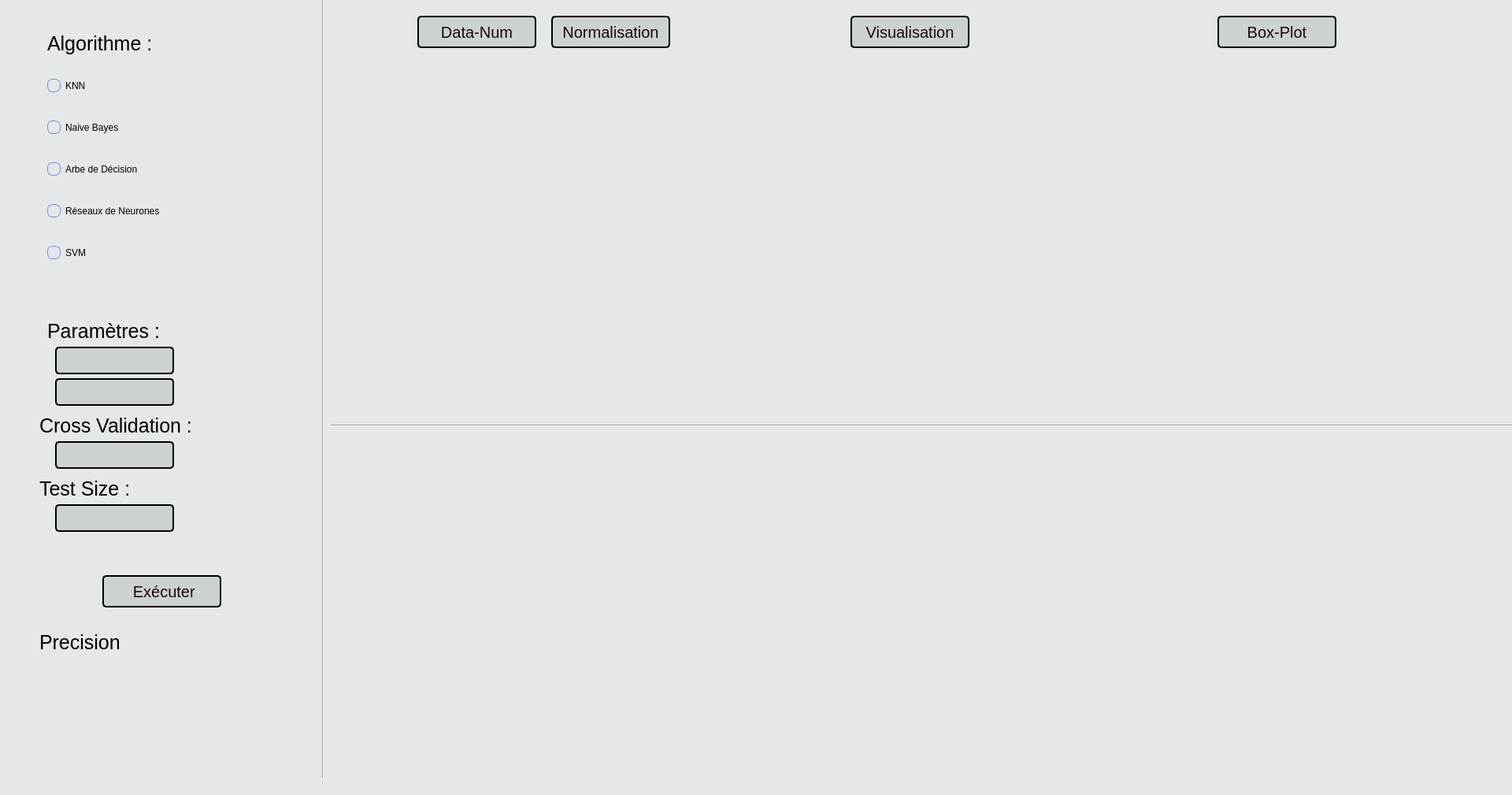
<?xml version="1.0" encoding="UTF-8"?>
<ui version="4.0">
 <class>MainWindow</class>
 <widget class="QMainWindow" name="MainWindow">
  <property name="geometry">
   <rect>
    <x>0</x>
    <y>0</y>
    <width>1920</width>
    <height>1009</height>
   </rect>
  </property>
  <property name="windowTitle">
   <string>MainWindow</string>
  </property>
  <property name="styleSheet">
   <string notr="true">background-color: #E5E8E8;


</string>
  </property>
  <widget class="QWidget" name="centralwidget">
   <widget class="QPushButton" name="pushButton">
    <property name="geometry">
     <rect>
      <x>1546</x>
      <y>20</y>
      <width>151</width>
      <height>41</height>
     </rect>
    </property>
    <property name="styleSheet">
     <string notr="true">QPushButton{
    background: #FFFFFF;
    background-color:#CCD1D1;
	font: 25 11pt &quot;URW Bookman&quot;;
    border: 2px solid #000000; 
    border-radius: 5px; 
    font-size:20px;
    color: #19060f;

}
QPushButton:hover{
     border: 2px solid #6E89E2; 
     background: #FFFFFF;
      background-color:#FFFFFF;
      color: #000000;
}</string>
    </property>
    <property name="text">
     <string>Box-Plot</string>
    </property>
   </widget>
   <widget class="QPushButton" name="pushButton_2">
    <property name="geometry">
     <rect>
      <x>530</x>
      <y>20</y>
      <width>151</width>
      <height>41</height>
     </rect>
    </property>
    <property name="styleSheet">
     <string notr="true">QPushButton{
    background: #FFFFFF;
    background-color:#CCD1D1;
	font: 25 11pt &quot;URW Bookman&quot;;
    border: 2px solid #000000; 
    border-radius: 5px; 
    font-size:20px;
    color: #19060f;

}
QPushButton:hover{
     border: 2px solid #6E89E2; 
     background: #FFFFFF;
      background-color:#FFFFFF;
      color: #000000;
}</string>
    </property>
    <property name="text">
     <string>Data-Num</string>
    </property>
   </widget>
   <widget class="QPushButton" name="pushButton_3">
    <property name="geometry">
     <rect>
      <x>1080</x>
      <y>20</y>
      <width>151</width>
      <height>41</height>
     </rect>
    </property>
    <property name="styleSheet">
     <string notr="true">QPushButton{
    background: #FFFFFF;
    background-color:#CCD1D1;
	font: 25 11pt &quot;URW Bookman&quot;;
    border: 2px solid #000000; 
    border-radius: 5px; 
    font-size:20px;
    color: #19060f;

}
QPushButton:hover{
     border: 2px solid #6E89E2; 
     background: #FFFFFF;
      background-color:#FFFFFF;
      color: #000000;
}</string>
    </property>
    <property name="text">
     <string>Visualisation</string>
    </property>
   </widget>
   <widget class="QLineEdit" name="lineEdit">
    <property name="geometry">
     <rect>
      <x>70</x>
      <y>440</y>
      <width>151</width>
      <height>35</height>
     </rect>
    </property>
    <property name="styleSheet">
     <string notr="true">QLineEdit{
    background: #FFFFFF;
    background-color:#CCD1D1;
	font: 25 11pt &quot;URW Bookman&quot;;
    border: 2px solid #000000; 
    border-radius: 5px; 
    font-size:20px;
    color: #000000;

}
QLineEdit:hover{
     border: 2px solid #6E89E2; 
     background: #FFFFFF;
      background-color:#FFFFFF;
      color: #000000;
}</string>
    </property>
   </widget>
   <widget class="QLineEdit" name="lineEdit_2">
    <property name="geometry">
     <rect>
      <x>70</x>
      <y>480</y>
      <width>151</width>
      <height>35</height>
     </rect>
    </property>
    <property name="styleSheet">
     <string notr="true">QLineEdit{
    background: #FFFFFF;
    background-color:#CCD1D1;
	font: 25 11pt &quot;URW Bookman&quot;;
    border: 2px solid #000000; 
    border-radius: 5px; 
    font-size:20px;
    color: #000000;

}
QLineEdit:hover{
     border: 2px solid #6E89E2; 
     background: #FFFFFF;
      background-color:#FFFFFF;
      color: #000000;
}</string>
    </property>
   </widget>
   <widget class="QLineEdit" name="lineEdit_4">
    <property name="geometry">
     <rect>
      <x>70</x>
      <y>560</y>
      <width>151</width>
      <height>35</height>
     </rect>
    </property>
    <property name="styleSheet">
     <string notr="true">QLineEdit{
    background: #FFFFFF;
    background-color:#CCD1D1;
	font: 25 11pt &quot;URW Bookman&quot;;
    border: 2px solid #000000; 
    border-radius: 5px; 
    font-size:20px;
    color: #000000;

}
QLineEdit:hover{
     border: 2px solid #6E89E2; 
     background: #FFFFFF;
      background-color:#FFFFFF;
      color: #000000;
}</string>
    </property>
   </widget>
   <widget class="QLabel" name="label">
    <property name="geometry">
     <rect>
      <x>60</x>
      <y>410</y>
      <width>161</width>
      <height>21</height>
     </rect>
    </property>
    <property name="styleSheet">
     <string notr="true">QLabel{
 
   background-color: #E5E8E8;
	font: 25 11pt &quot;URW Bookman&quot;;
    font-size:25px;
    color: #000000;

}
</string>
    </property>
    <property name="text">
     <string>Paramètres :</string>
    </property>
   </widget>
   <widget class="QLabel" name="label_2">
    <property name="geometry">
     <rect>
      <x>60</x>
      <y>40</y>
      <width>171</width>
      <height>31</height>
     </rect>
    </property>
    <property name="styleSheet">
     <string notr="true">QLabel{
 
   background-color: #E5E8E8;
	font: 25 20pt &quot;URW Bookman&quot;;
    font-size: 25px;
    color: #000000;

}
</string>
    </property>
    <property name="text">
     <string>Algorithme :</string>
    </property>
   </widget>
   <widget class="QLabel" name="label_3">
    <property name="geometry">
     <rect>
      <x>50</x>
      <y>530</y>
      <width>231</width>
      <height>21</height>
     </rect>
    </property>
    <property name="styleSheet">
     <string notr="true">QLabel{
 
   background-color: #E5E8E8;
	font: 25 11pt &quot;URW Bookman&quot;;
    font-size:25px;
    color: #000000;

}
</string>
    </property>
    <property name="text">
     <string>Cross Validation :</string>
    </property>
   </widget>
   <widget class="QLabel" name="label_4">
    <property name="geometry">
     <rect>
      <x>50</x>
      <y>610</y>
      <width>181</width>
      <height>21</height>
     </rect>
    </property>
    <property name="styleSheet">
     <string notr="true">QLabel{
 
   background-color: #E5E8E8;
	font: 25 11pt &quot;URW Bookman&quot;;
    font-size:25px;
    color: #000000;

}
</string>
    </property>
    <property name="text">
     <string>Test Size :</string>
    </property>
   </widget>
   <widget class="QLineEdit" name="lineEdit_5">
    <property name="geometry">
     <rect>
      <x>70</x>
      <y>640</y>
      <width>151</width>
      <height>35</height>
     </rect>
    </property>
    <property name="styleSheet">
     <string notr="true">QLineEdit{
    background: #FFFFFF;
    background-color:#CCD1D1;
	font: 25 11pt &quot;URW Bookman&quot;;
    border: 2px solid #000000; 
    border-radius: 5px; 
    font-size:20px;
    color: #000000;

}
QLineEdit:hover{
     border: 2px solid #6E89E2; 
     background: #FFFFFF;
      background-color:#FFFFFF;
      color: #000000;
}</string>
    </property>
   </widget>
   <widget class="QPushButton" name="pushButton_4">
    <property name="geometry">
     <rect>
      <x>130</x>
      <y>730</y>
      <width>151</width>
      <height>41</height>
     </rect>
    </property>
    <property name="autoFillBackground">
     <bool>false</bool>
    </property>
    <property name="styleSheet">
     <string notr="true">QPushButton{
    background: #FFFFFF;
    background-color:#CCD1D1;
	font: 25 11pt &quot;URW Bookman&quot;;
    border: 2px solid #000000; 
    border-radius: 5px; 
    font-size:20px;
    color: #19060f;

}
QPushButton:hover{
     border: 2px solid #6E89E2; 
     background: #FFFFFF;
      background-color:#FFFFFF;
      color: #000000;
}</string>
    </property>
    <property name="text">
     <string> Exécuter</string>
    </property>
    <property name="icon">
     <iconset>
      <normalon>:/newPrefix/administration.png</normalon>
     </iconset>
    </property>
    <property name="autoRepeatDelay">
     <number>296</number>
    </property>
   </widget>
   <widget class="QLabel" name="label_5">
    <property name="geometry">
     <rect>
      <x>50</x>
      <y>800</y>
      <width>111</width>
      <height>31</height>
     </rect>
    </property>
    <property name="styleSheet">
     <string notr="true">QLabel{
 
   background-color: #E5E8E8;
	font: 25 11pt &quot;URW Bookman&quot;;
    font-size:25px;
    color: #000000;

}
</string>
    </property>
    <property name="text">
     <string>Precision</string>
    </property>
   </widget>
   <widget class="QTextBrowser" name="textBrowser">
    <property name="geometry">
     <rect>
      <x>210</x>
      <y>800</y>
      <width>161</width>
      <height>41</height>
     </rect>
    </property>
    <property name="styleSheet">
     <string notr="true">QTextBrowser{
 
   background-color: #E5E8E8;
	font: 25 11pt &quot;URW Bookman&quot;;
    font-size:20px;
    border-radius: 20px;
    color: #000000;

}
</string>
    </property>
   </widget>
   <widget class="QWidget" name="layoutWidget">
    <property name="geometry">
     <rect>
      <x>60</x>
      <y>70</y>
      <width>235</width>
      <height>291</height>
     </rect>
    </property>
    <layout class="QVBoxLayout" name="verticalLayout">
     <item>
      <widget class="QRadioButton" name="radioButton">
       <property name="styleSheet">
        <string notr="true">QRadioButton {
   background-color: #E5E8E8;
   color: black;
   font: 25 15pt &quot;URW Bookman&quot;;
   
}
QRadioButton::indicator {
   width: 10px;
   height: 10px;
   border-radius: 5px;
}
QRadioButton::indicator::unchecked{ 
   border: 1px solid; 
   border-color: #6E89E2;
   border-radius: 7px;
   background-color: #E5E8E8; 
   width: 15px; 
   height: 15px; 
}
QRadioButton::indicator::checked{ 
   border: 1px solid; 
   border-color: #000000;
   border-radius: 8px;
   background-color: #6E89E2; 
   width: 15px; 
   height: 15px; 
}
QRadioButton:hover{

     color: #6E89E2;
     font: 25 11pt  #6E89E2;
}</string>
       </property>
       <property name="text">
        <string>KNN</string>
       </property>
      </widget>
     </item>
     <item>
      <widget class="QRadioButton" name="radioButton_2">
       <property name="styleSheet">
        <string notr="true">QRadioButton {
   background-color: #E5E8E8;
   color: black;
    font: 25 15pt &quot;URW Bookman&quot;;
   
}
QRadioButton::indicator {
   width: 10px;
   height: 10px;
   border-radius: 5px;
}
QRadioButton::indicator::unchecked{ 
   border: 1px solid; 
   border-color: #6E89E2;
   border-radius: 7px;
   background-color: #E5E8E8; 
   width: 15px; 
   height: 15px; 
}
QRadioButton::indicator::checked{ 
   border: 1px solid; 
   border-color: #000000;
   border-radius: 8px;
   background-color: #6E89E2; 
   width: 15px; 
   height: 15px; 
}
QRadioButton:hover{

     color: #6E89E2;
     font: 25 11pt  #6E89E2;
}</string>
       </property>
       <property name="text">
        <string>Naive Bayes</string>
       </property>
      </widget>
     </item>
     <item>
      <widget class="QRadioButton" name="radioButton_3">
       <property name="styleSheet">
        <string notr="true">QRadioButton {
   background-color: #E5E8E8;
   color: black;
   font: 25 15pt &quot;URW Bookman&quot;;
   
}
QRadioButton::indicator {
   width: 10px;
   height: 10px;
   border-radius: 5px;
}
QRadioButton::indicator::unchecked{ 
   border: 1px solid; 
   border-color: #6E89E2;
   border-radius: 7px;
   background-color: #E5E8E8; 
   width: 15px; 
   height: 15px; 
}
QRadioButton::indicator::checked{ 
   border: 1px solid; 
   border-color: #000000;
   border-radius: 8px;
   background-color: #6E89E2; 
   width: 15px; 
   height: 15px; 
}
QRadioButton:hover{

     color: #6E89E2;
     font: 25 11pt  #6E89E2;
}</string>
       </property>
       <property name="text">
        <string>Arbe de Décision</string>
       </property>
      </widget>
     </item>
     <item>
      <widget class="QRadioButton" name="radioButton_4">
       <property name="styleSheet">
        <string notr="true">QRadioButton {
   background-color: #E5E8E8;
   color: black;
   font: 25 15pt &quot;URW Bookman&quot;;
   
}
QRadioButton::indicator {
   width: 10px;
   height: 10px;
   border-radius: 5px;
}
QRadioButton::indicator::unchecked{ 
   border: 1px solid; 
   border-color: #6E89E2;
   border-radius: 7px;
   background-color: #E5E8E8; 
   width: 15px; 
   height: 15px; 
}
QRadioButton::indicator::checked{ 
   border: 1px solid; 
   border-color: #000000;
   border-radius: 8px;
   background-color: #6E89E2; 
   width: 15px; 
   height: 15px; 
}
QRadioButton:hover{

     color: #6E89E2;
     font: 25 11pt  #6E89E2;
}</string>
       </property>
       <property name="text">
        <string>Réseaux de Neurones</string>
       </property>
      </widget>
     </item>
     <item>
      <widget class="QRadioButton" name="radioButton_5">
       <property name="styleSheet">
        <string notr="true">QRadioButton {
   background-color: #E5E8E8;
   color: black;
   font: 25 15pt &quot;URW Bookman&quot;;
   
}
QRadioButton::indicator {
   width: 10px;
   height: 10px;
   border-radius: 5px;
}
QRadioButton::indicator::unchecked{ 
   border: 1px solid; 
   border-color: #6E89E2;
   border-radius: 7px;
   background-color: #E5E8E8; 
   width: 15px; 
   height: 15px; 
}
QRadioButton::indicator::checked{ 
   border: 1px solid; 
   border-color: #000000;
   border-radius: 8px;
   background-color: #6E89E2; 
   width: 15px; 
   height: 15px; 
}
QRadioButton:hover{

     color: #6E89E2;
     font: 25 11pt  #6E89E2;
}</string>
       </property>
       <property name="text">
        <string>SVM</string>
       </property>
      </widget>
     </item>
    </layout>
   </widget>
   <widget class="QFrame" name="frame_2">
    <property name="geometry">
     <rect>
      <x>956</x>
      <y>99</y>
      <width>400</width>
      <height>400</height>
     </rect>
    </property>
    <property name="styleSheet">
     <string notr="true">border-radius: 20px;</string>
    </property>
    <property name="frameShape">
     <enum>QFrame::StyledPanel</enum>
    </property>
    <property name="frameShadow">
     <enum>QFrame::Raised</enum>
    </property>
   </widget>
   <widget class="QFrame" name="frame_3">
    <property name="geometry">
     <rect>
      <x>1421</x>
      <y>100</y>
      <width>400</width>
      <height>400</height>
     </rect>
    </property>
    <property name="styleSheet">
     <string notr="true">border-radius: 20px;</string>
    </property>
    <property name="frameShape">
     <enum>QFrame::StyledPanel</enum>
    </property>
    <property name="frameShadow">
     <enum>QFrame::Raised</enum>
    </property>
   </widget>
   <widget class="QFrame" name="frame_4">
    <property name="geometry">
     <rect>
      <x>491</x>
      <y>580</y>
      <width>400</width>
      <height>400</height>
     </rect>
    </property>
    <property name="styleSheet">
     <string notr="true">border-radius: 20px;</string>
    </property>
    <property name="frameShape">
     <enum>QFrame::StyledPanel</enum>
    </property>
    <property name="frameShadow">
     <enum>QFrame::Raised</enum>
    </property>
   </widget>
   <widget class="QFrame" name="frame_5">
    <property name="geometry">
     <rect>
      <x>956</x>
      <y>580</y>
      <width>400</width>
      <height>400</height>
     </rect>
    </property>
    <property name="styleSheet">
     <string notr="true">border-radius: 20px;</string>
    </property>
    <property name="frameShape">
     <enum>QFrame::StyledPanel</enum>
    </property>
    <property name="frameShadow">
     <enum>QFrame::Raised</enum>
    </property>
   </widget>
   <widget class="QFrame" name="frame_6">
    <property name="geometry">
     <rect>
      <x>1421</x>
      <y>580</y>
      <width>400</width>
      <height>400</height>
     </rect>
    </property>
    <property name="baseSize">
     <size>
      <width>0</width>
      <height>3</height>
     </size>
    </property>
    <property name="styleSheet">
     <string notr="true">border-radius: 20px;</string>
    </property>
    <property name="frameShape">
     <enum>QFrame::StyledPanel</enum>
    </property>
    <property name="frameShadow">
     <enum>QFrame::Raised</enum>
    </property>
   </widget>
   <widget class="QTextBrowser" name="textBrowser_2">
    <property name="geometry">
     <rect>
      <x>30</x>
      <y>870</y>
      <width>321</width>
      <height>192</height>
     </rect>
    </property>
    <property name="styleSheet">
     <string notr="true">QTextBrowser{
 
   background-color: #E5E8E8;
	font: 25 11pt &quot;URW Bookman&quot;;
    font-size:20px;
    color: #000000;
    border-radius: 20px;

}
</string>
    </property>
   </widget>
   <widget class="QTableWidget" name="tableWidget">
    <property name="geometry">
     <rect>
      <x>490</x>
      <y>99</y>
      <width>400</width>
      <height>400</height>
     </rect>
    </property>
    <property name="styleSheet">
     <string notr="true">border-radius: 20px;</string>
    </property>
   </widget>
   <widget class="QPushButton" name="pushButton_5">
    <property name="geometry">
     <rect>
      <x>700</x>
      <y>20</y>
      <width>151</width>
      <height>41</height>
     </rect>
    </property>
    <property name="styleSheet">
     <string notr="true">QPushButton{
    background: #FFFFFF;
    background-color:#CCD1D1;
	font: 25 11pt &quot;URW Bookman&quot;;
    border: 2px solid #000000; 
    border-radius: 5px; 
    font-size:20px;
    color: #19060f;

}
QPushButton:hover{
     border: 2px solid #6E89E2; 
     background: #FFFFFF;
      background-color:#FFFFFF;
      color: #000000;
}</string>
    </property>
    <property name="text">
     <string>Normalisation</string>
    </property>
   </widget>
   <widget class="Line" name="line">
    <property name="geometry">
     <rect>
      <x>420</x>
      <y>530</y>
      <width>1551</width>
      <height>20</height>
     </rect>
    </property>
    <property name="orientation">
     <enum>Qt::Horizontal</enum>
    </property>
   </widget>
   <widget class="Line" name="line_2">
    <property name="geometry">
     <rect>
      <x>400</x>
      <y>-20</y>
      <width>20</width>
      <height>1061</height>
     </rect>
    </property>
    <property name="orientation">
     <enum>Qt::Vertical</enum>
    </property>
   </widget>
  </widget>
  <widget class="QStatusBar" name="statusbar"/>
 </widget>
 <resources>
  <include location="image.qrc"/>
 </resources>
 <connections/>
</ui>
